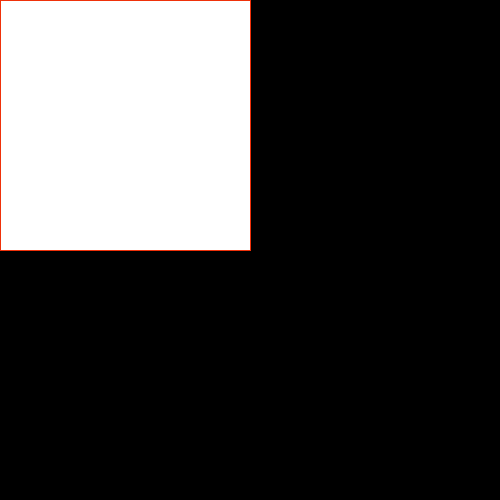
Frame 1 (no input)
Frame 60 (the mouse pressed at the canvas centre just before this capture): identical to frame 1, image omitted
Frame 120 (the mouse held since frame 60 and released just before this capture): blank canvas, image omitted

The Processing sketch that drew this single still picture (run headless with seeded random() and noise(); from frame 60 on, the mouse is pressed at the canvas centre):

// Processing sketch: ass02
// ── ass02.pde
int w,h;

void setup(){
  size(500,500);
  w=width/2;
  h=height/2;


}


void draw(){
  background(255);
  stroke(239,49,10);
  line(width/2,0,width/2,height);
  line(0,height/2,width,height/2);
  background(0);
if(mouseX <w && mouseY <h){
  rect(0,0,w,h);
  println("top-left");

}else if(mouseX >w && mouseY < h){
  rect(width/2,0,w,h);
   println("top-right");

}else if(mouseX < w && mouseY > h){
  rect(0,height/2,w,h);
   println("bottom-left");
}
else if(mouseX > w && mouseY > h){
  rect(width/2,height/2,w,h);
   println("bottom-right");
}
}
